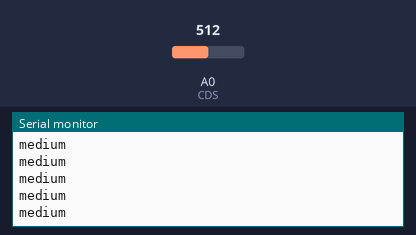
A sketch run on a simulated Arduino Uno, built with avr-gcc and run on an emulated ATmega328P. Parts: the last lines printed to the serial monitor. The inputs (shaded band) are chosen by the test bench; at power-on: A0 (CDS) = 512.

Above: at 1.2 s.
1.3 s: A0 (CDS) set to 610
At 2.3 s:
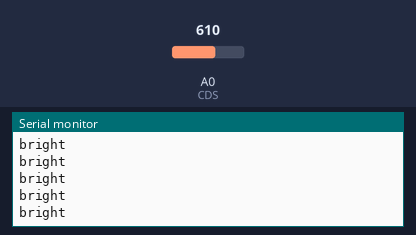
3.2 s: A0 (CDS) set to 590
At 4.2 s:
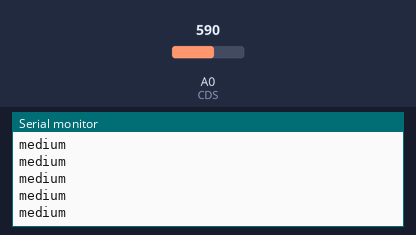
6.2 s: A0 (CDS) set to 306
At 7.0 s:
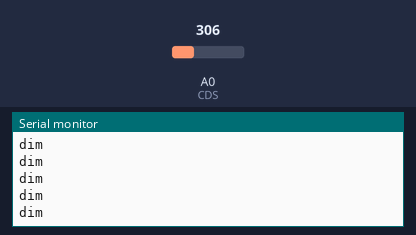
8.1 s: A0 (CDS) set to 122
At 9.2 s:
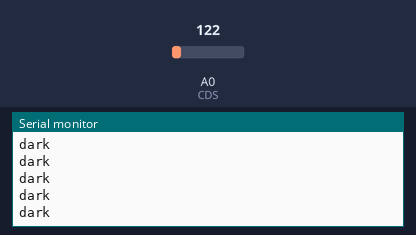
10.0 s: A0 (CDS) set to 716
At 11.1 s:
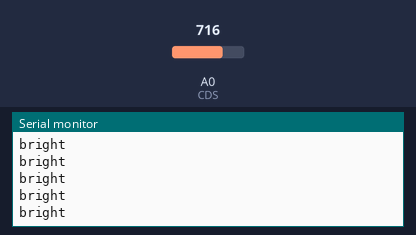
13.0 s: A0 (CDS) set to 0
At 13.7 s:
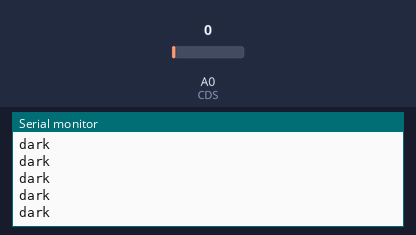

Measured:
- after the input at 1.3 s, the serial monitor: prints a new line after 0.07 s (image 1)
- after the input at 6.2 s, the serial monitor: prints a new line after 0.07 s (image 3)
- after the input at 8.1 s, the serial monitor: prints a new line after 0.07 s (image 4)
- after the input at 10.0 s, the serial monitor: prints a new line after 0.07 s (image 5)

The sketch:

07-4.ino
```cpp
int sensorMin = 0;       //실험치
int sensorMax = 600;     //실험치
int CDS = A0;

void setup() {
  Serial.begin(9600);
}

void loop() {
  int sensor_val = analogRead(CDS);
  int range = map(sensor_val, sensorMin, sensorMax, 0, 3);

  switch(range) {
    case 0:
            Serial.println("dark");
            break;
    case 1:
            Serial.println("dim");
            break;
    case 2:
            Serial.println("medium");
            break;
    case 3:
            Serial.println("bright");
            break;
  }

  delay(1);                    //입력 안정화를 위한 지연시간
}
```
